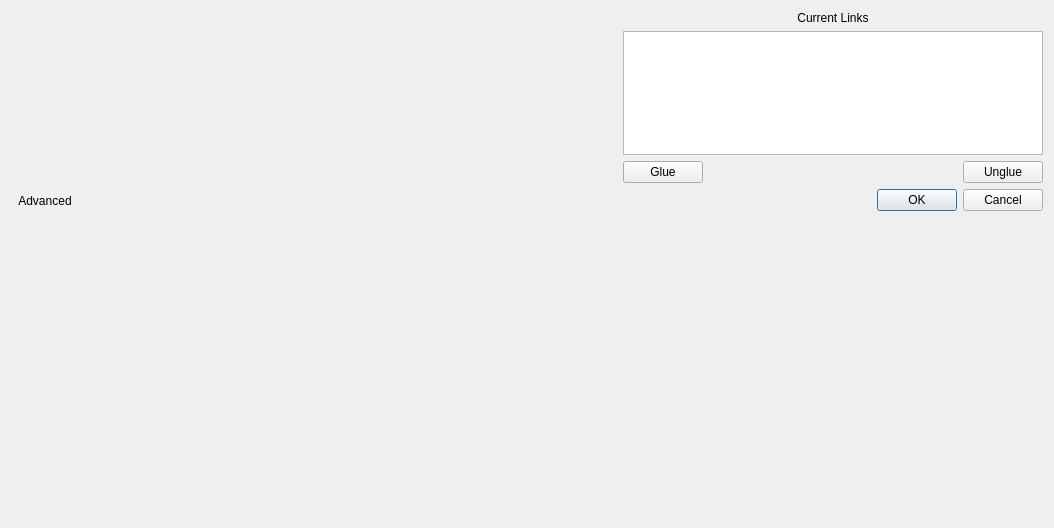
<?xml version="1.0" encoding="UTF-8"?>
<ui version="4.0">
 <class>LinkEditor</class>
 <widget class="QDialog" name="LinkEditor">
  <property name="geometry">
   <rect>
    <x>0</x>
    <y>0</y>
    <width>1054</width>
    <height>528</height>
   </rect>
  </property>
  <property name="windowTitle">
   <string>Link Editor</string>
  </property>
  <property name="sizeGripEnabled">
   <bool>false</bool>
  </property>
  <layout class="QHBoxLayout" name="horizontalLayout_6">
   <item>
    <layout class="QVBoxLayout" name="verticalLayout_3">
     <item>
      <layout class="QHBoxLayout" name="horizontalLayout_4" stretch="1,2">
       <item>
        <layout class="QVBoxLayout" name="verticalLayout_2">
         <item>
          <layout class="QHBoxLayout" name="horizontalLayout_3">
           <item>
            <widget class="ComponentSelector" name="left_components" native="true">
             <property name="sizePolicy">
              <sizepolicy hsizetype="Preferred" vsizetype="Preferred">
               <horstretch>1</horstretch>
               <verstretch>0</verstretch>
              </sizepolicy>
             </property>
             <property name="minimumSize">
              <size>
               <width>300</width>
               <height>0</height>
              </size>
             </property>
            </widget>
           </item>
           <item>
            <widget class="ComponentSelector" name="right_components" native="true">
             <property name="sizePolicy">
              <sizepolicy hsizetype="Preferred" vsizetype="Preferred">
               <horstretch>1</horstretch>
               <verstretch>0</verstretch>
              </sizepolicy>
             </property>
             <property name="minimumSize">
              <size>
               <width>300</width>
               <height>0</height>
              </size>
             </property>
            </widget>
           </item>
          </layout>
         </item>
         <item>
          <widget class="QToolButton" name="toggle_editor">
           <property name="whatsThis">
            <string>Show/hide advanced linking</string>
           </property>
           <property name="text">
            <string>Advanced</string>
           </property>
           <property name="autoRaise">
            <bool>true</bool>
           </property>
          </widget>
         </item>
        </layout>
       </item>
       <item>
        <layout class="QVBoxLayout" name="verticalLayout">
         <item>
          <widget class="QLabel" name="label">
           <property name="text">
            <string>Current Links</string>
           </property>
           <property name="alignment">
            <set>Qt::AlignCenter</set>
           </property>
          </widget>
         </item>
         <item>
          <widget class="GlueMimeListWidget" name="current_links">
           <property name="sizePolicy">
            <sizepolicy hsizetype="Minimum" vsizetype="Expanding">
             <horstretch>0</horstretch>
             <verstretch>0</verstretch>
            </sizepolicy>
           </property>
           <property name="minimumSize">
            <size>
             <width>400</width>
             <height>0</height>
            </size>
           </property>
          </widget>
         </item>
         <item>
          <layout class="QHBoxLayout" name="horizontalLayout_2">
           <item>
            <widget class="QPushButton" name="add_link">
             <property name="text">
              <string>Glue</string>
             </property>
            </widget>
           </item>
           <item>
            <spacer name="horizontalSpacer">
             <property name="orientation">
              <enum>Qt::Horizontal</enum>
             </property>
             <property name="sizeHint" stdset="0">
              <size>
               <width>40</width>
               <height>20</height>
              </size>
             </property>
            </spacer>
           </item>
           <item>
            <widget class="QPushButton" name="remove_link">
             <property name="sizePolicy">
              <sizepolicy hsizetype="Fixed" vsizetype="Fixed">
               <horstretch>0</horstretch>
               <verstretch>0</verstretch>
              </sizepolicy>
             </property>
             <property name="text">
              <string>Unglue</string>
             </property>
            </widget>
           </item>
          </layout>
         </item>
         <item>
          <layout class="QHBoxLayout" name="horizontalLayout">
           <item>
            <spacer name="horizontalSpacer_2">
             <property name="orientation">
              <enum>Qt::Horizontal</enum>
             </property>
             <property name="sizeHint" stdset="0">
              <size>
               <width>40</width>
               <height>20</height>
              </size>
             </property>
            </spacer>
           </item>
           <item>
            <widget class="QDialogButtonBox" name="buttonBox">
             <property name="orientation">
              <enum>Qt::Horizontal</enum>
             </property>
             <property name="standardButtons">
              <set>QDialogButtonBox::Cancel|QDialogButtonBox::Ok</set>
             </property>
             <property name="centerButtons">
              <bool>false</bool>
             </property>
            </widget>
           </item>
          </layout>
         </item>
        </layout>
       </item>
      </layout>
     </item>
     <item>
      <layout class="QHBoxLayout" name="horizontalLayout_5">
       <item>
        <widget class="LinkEquation" name="signature_editor" native="true">
         <property name="enabled">
          <bool>true</bool>
         </property>
         <property name="sizePolicy">
          <sizepolicy hsizetype="Preferred" vsizetype="Preferred">
           <horstretch>100</horstretch>
           <verstretch>100</verstretch>
          </sizepolicy>
         </property>
         <property name="minimumSize">
          <size>
           <width>0</width>
           <height>300</height>
          </size>
         </property>
         <property name="acceptDrops">
          <bool>true</bool>
         </property>
        </widget>
       </item>
       <item>
        <spacer name="horizontalSpacer_3">
         <property name="orientation">
          <enum>Qt::Horizontal</enum>
         </property>
         <property name="sizeHint" stdset="0">
          <size>
           <width>400</width>
           <height>20</height>
          </size>
         </property>
        </spacer>
       </item>
      </layout>
     </item>
    </layout>
   </item>
  </layout>
 </widget>
 <customwidgets>
  <customwidget>
   <class>ComponentSelector</class>
   <extends>QWidget</extends>
   <header>glue.dialogs.common.qt.component_selector</header>
   <container>1</container>
  </customwidget>
  <customwidget>
   <class>LinkEquation</class>
   <extends>QWidget</extends>
   <header>glue.dialogs.link_editor.qt.link_equation</header>
   <container>1</container>
  </customwidget>
  <customwidget>
   <class>GlueMimeListWidget</class>
   <extends>QListWidget</extends>
   <header>glue.core.qt.mime</header>
  </customwidget>
 </customwidgets>
 <resources/>
 <connections>
  <connection>
   <sender>buttonBox</sender>
   <signal>accepted()</signal>
   <receiver>LinkEditor</receiver>
   <slot>accept()</slot>
   <hints>
    <hint type="sourcelabel">
     <x>248</x>
     <y>254</y>
    </hint>
    <hint type="destinationlabel">
     <x>157</x>
     <y>274</y>
    </hint>
   </hints>
  </connection>
  <connection>
   <sender>buttonBox</sender>
   <signal>rejected()</signal>
   <receiver>LinkEditor</receiver>
   <slot>reject()</slot>
   <hints>
    <hint type="sourcelabel">
     <x>316</x>
     <y>260</y>
    </hint>
    <hint type="destinationlabel">
     <x>286</x>
     <y>274</y>
    </hint>
   </hints>
  </connection>
 </connections>
</ui>
